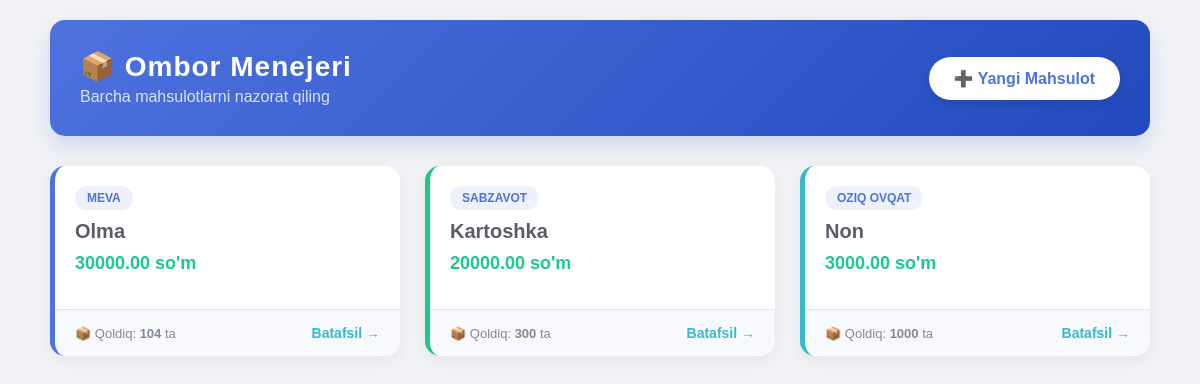
Before: / with the older database file.
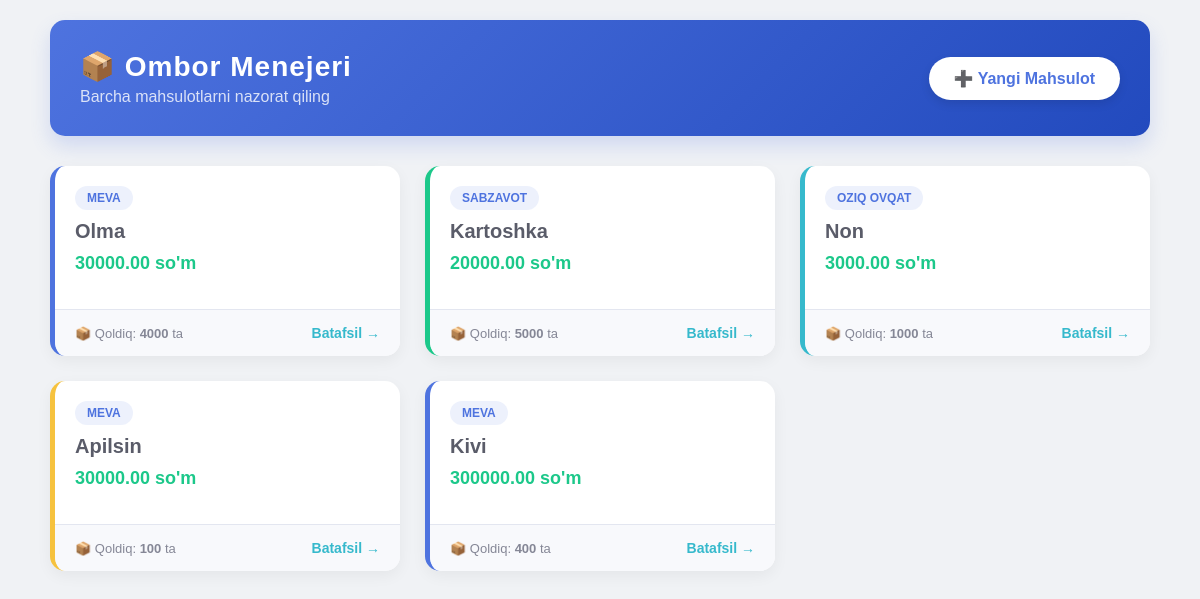
After: the same page with the newer database file.
### products/models.py (models this page shows, shortened)
class Product(models.Model):
    name = models.CharField(max_length=200)       # Mahsulot nomi
    category = models.CharField(max_length=100)   # Kategoriya
    price = models.DecimalField(max_digits=10, decimal_places=2) # Narxi
    quantity = models.IntegerField(default=0)     # Soni
    created_at = models.DateTimeField(auto_now_add=True) # Qo'shilgan vaqti

### products/views.py (the view)
# urls.py: path('', views.ListView.as_view(), name='index'),
class ListView(View):
    def get(self,request):
        products=Product.objects.all()
        return render(request, 'index.html', {'products': products})

### templates/index.html (shortened to what this page needs)
<!DOCTYPE html>
<html lang="uz">
<head>
</head>
<body>
<div class="container">
    <div class="header">
        <div>
            <h1>📦 Ombor Menejeri</h1>
            <p style="margin: 5px 0 0 0; opacity: 0.8;">Barcha mahsulotlarni nazorat qiling</p>
        </div>
        <a href="{% url 'create_product' %}" class="btn-add">➕ Yangi Mahsulot</a>
    </div>
    <div class="grid">
        {% for i in products %}
        <div class="card" style="border-left-color: {% cycle '#4e73df' '#1cc88a' '#36b9cc' '#f6c23e' %};">
            <div class="card-body">
                <span class="category-badge">{{ i.category }}</span>
                <a href="{% url 'detail' i.id %}" class="product-name">{{ i.name }}</a>
                <div class="price-box">{{ i.price }} so'm</div>
            </div>
            <div class="card-footer">
                <span class="quantity">📦 Qoldiq: <strong>{{ i.quantity }}</strong> ta</span>
                <a href="{% url 'detail' i.id %}" class="btn-view">Batafsil →</a>
            </div>
        </div>
        {% empty %}
        <div class="empty-state">
            <h2>Hozircha hech narsa yo'q 😕</h2>
            <p>Yangi mahsulot qo'shish uchun yuqoridagi tugmani bosing.</p>
        </div>
        {% endfor %}
    </div>
</div>
</body>
</html>

### templates/index.html (style rules this page uses)
:root { --bg: #f0f2f5; --primary: #4e73df; --secondary: #858796; --success: #1cc88a; --info: #36b9cc; --warning: #f6c23e; --danger: #e74a3b; --dark: #5a5c69; }
body { font-family: 'Poppins', sans-serif; background-color: var(--bg); margin: 0; padding: 20px; }
.container { max-width: 1100px; margin: 0 auto; }
.header { display: flex; justify-content: space-between; align-items: center; background: linear-gradient(135deg, var(--primary), #224abe); padding: 30px; border-radius: 15px; color: white; box-shadow: 0 10px 20px rgba(78, 115, 223, 0.2); margin-bottom: 30px; }
.header h1 { margin: 0; font-size: 28px; letter-spacing: 1px; }
.btn-add { background: white; color: var(--primary); padding: 12px 25px; border-radius: 50px; text-decoration: none; font-weight: bold; transition: 0.3s; box-shadow: 0 4px 10px rgba(0,0,0,0.1); }
.grid { display: grid; grid-template-columns: repeat(auto-fill, minmax(280px, 1fr)); gap: 25px; }
.card { background: white; border-radius: 15px; overflow: hidden; transition: 0.3s; border: none; box-shadow: 0 5px 15px rgba(0,0,0,0.05); display: flex; flex-direction: column; border-left: 5px solid var(--primary); }
.card-body { padding: 20px; }
.category-badge { display: inline-block; background: rgba(78, 115, 223, 0.1); color: var(--primary); padding: 5px 12px; border-radius: 20px; font-size: 12px; font-weight: bold; margin-bottom: 10px; text-transform: uppercase; }
.product-name { font-size: 20px; color: var(--dark); margin: 0 0 10px 0; display: block; text-decoration: none; font-weight: 700; }
.price-box { font-size: 18px; color: var(--success); font-weight: bold; margin-bottom: 15px; }
.card-footer { background: #f8f9fc; padding: 15px 20px; border-top: 1px solid #e3e6f0; display: flex; justify-content: space-between; align-items: center; }
.btn-view { color: var(--info); text-decoration: none; font-weight: bold; font-size: 14px; }
.quantity { font-size: 13px; color: var(--secondary); }

Changed rows visible on the page:
changed Product "Olma": quantity "104" → "4000"
changed Product "Kartoshka": quantity "300" → "5000"
added Product: category "MEVA", name "Apilsin", price "30000.00", quantity "100"
added Product: category "MEVA", name "Kivi", price "300000.00", quantity "400"
